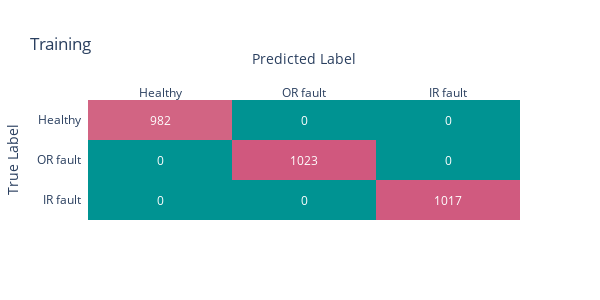

Notebook code for this chart:
### Code cell
# training
# Construimos una visualización para la matriz de confusión
z_train = confusion_matrix(np.argmax(trainy,axis=1), np.argmax(pred_train,axis=1))
# Reformateo la matriz para que me quede mejor el gráfico
z_train[[0,2],:] = z_train[[2,0],:]
x = ['Healthy', 'OR fault', 'IR fault']
y = ['IR fault', 'OR fault', 'Healthy']
z_text = [[str(y) for y in x] for x in z_train]
heatmap = ff.create_annotated_heatmap(z_train, x=x, y=y, annotation_text=z_text, colorscale='tealrose')
heatmap.update_layout(title_text='Training',height=300,width=600,
                      xaxis_title="Predicted Label",yaxis_title="True Label")
heatmap.show()

### Figure 1 — Plotly figure (JSON) as saved in the notebook; plotly's stock layout.template omitted (floating-point values rounded to 4 significant figures)
{"data": [{"colorscale": [[0, "rgb(0, 147, 146)"], [0.1667, "rgb(114, 170, 161)"], [0.3333, "rgb(177, 199, 179)"], [0.5, "rgb(241, 234, 200)"], [0.6667, "rgb(229, 185, 173)"], [0.8333, "rgb(217, 137, 148)"], [1, "rgb(208, 88, 126)"]], "reversescale": false, "showscale": false, "type": "heatmap", "x": ["Healthy", "OR fault", "IR fault"], "y": ["IR fault", "OR fault", "Healthy"], "z": [[0, 0, 1017], [0, 1023, 0], [982, 0, 0]]}], "layout": {"annotations": [{"font": {"color": "#FFFFFF"}, "showarrow": false, "text": "0", "x": "Healthy", "xref": "x", "y": "IR fault", "yref": "y"}, {"font": {"color": "#FFFFFF"}, "showarrow": false, "text": "0", "x": "OR fault", "xref": "x", "y": "IR fault", "yref": "y"}, {"font": {"color": "#FFFFFF"}, "showarrow": false, "text": "1017", "x": "IR fault", "xref": "x", "y": "IR fault", "yref": "y"}, {"font": {"color": "#FFFFFF"}, "showarrow": false, "text": "0", "x": "Healthy", "xref": "x", "y": "OR fault", "yref": "y"}, {"font": {"color": "#FFFFFF"}, "showarrow": false, "text": "1023", "x": "OR fault", "xref": "x", "y": "OR fault", "yref": "y"}, {"font": {"color": "#FFFFFF"}, "showarrow": false, "text": "0", "x": "IR fault", "xref": "x", "y": "OR fault", "yref": "y"}, {"font": {"color": "#FFFFFF"}, "showarrow": false, "text": "982", "x": "Healthy", "xref": "x", "y": "Healthy", "yref": "y"}, {"font": {"color": "#FFFFFF"}, "showarrow": false, "text": "0", "x": "OR fault", "xref": "x", "y": "Healthy", "yref": "y"}, {"font": {"color": "#FFFFFF"}, "showarrow": false, "text": "0", "x": "IR fault", "xref": "x", "y": "Healthy", "yref": "y"}], "height": 300, "title": {"text": "Training"}, "width": 600, "xaxis": {"dtick": 1, "gridcolor": "rgb(0, 0, 0)", "side": "top", "ticks": "", "title": {"text": "Predicted Label"}}, "yaxis": {"dtick": 1, "ticks": "", "ticksuffix": "  ", "title": {"text": "True Label"}}}}
